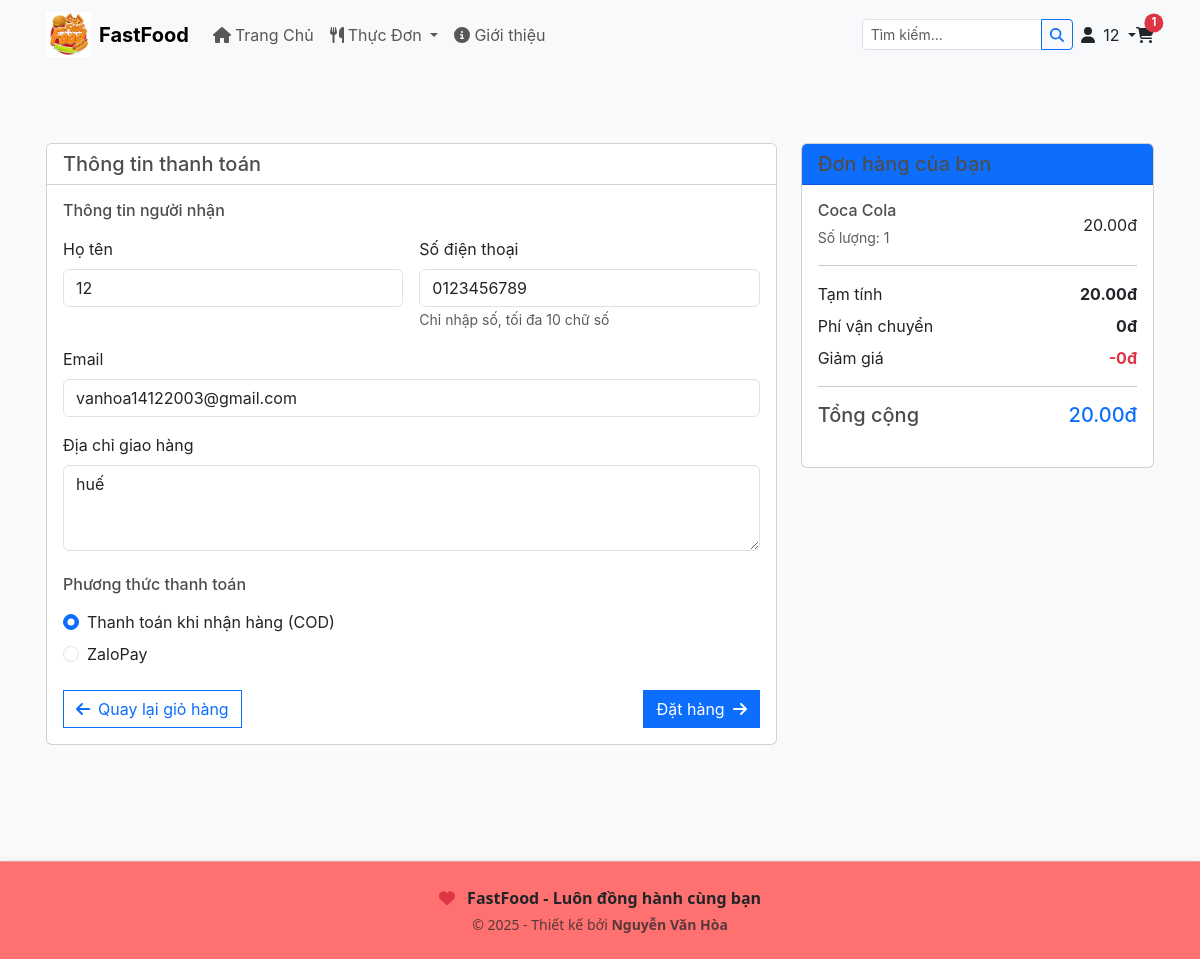
/checkout/ (signed in), run on the app's committed database.
### hoadeptrai/models.py (models this page shows, shortened)
class Customer(AbstractUser):
    phone_number = models.CharField(max_length=20, blank=True)
    address = models.CharField(max_length=255, blank=True)
    ROLES = (
        ('customer', 'Customer'),
        ('seller', 'Seller'),
        ('admin', 'Admin')
    )
    role = models.CharField(max_length=10, choices=ROLES)
    loyalty_points = models.IntegerField(default=0)
    groups = models.ManyToManyField(Group, related_name="custom_customer_groups", blank=True)
    user_permissions = models.ManyToManyField(Permission, related_name="custom_customer_permissions", blank=True)

class Order(models.Model):
    customer = models.ForeignKey(Customer, on_delete=models.CASCADE)
    order_date = models.DateTimeField(auto_now_add=True)
    status = models.CharField(max_length=20, choices=[
        ('pending', 'Pending'),
        ('processing', 'Processing'),
        ('paid', 'Paid'),
        ('shipped', 'Shipped'),
        ('delivered', 'Delivered'),
        ('cancelled', 'Cancelled')
    ], default='pending')
    payment_method = models.CharField(max_length=20, choices=[
        ('cod', 'Cash on Delivery'),
        ('zalopay', 'ZaloPay')
    ], null=True, blank=True)
    payment_status = models.CharField(max_length=20, choices=[
        ('pending', 'Pending'),
        ('completed', 'Completed'),
        ('failed', 'Failed')
    ], default='pending')
    shipping_address = models.TextField()
    total_amount = models.DecimalField(max_digits=10, decimal_places=2)
    zalopay_trans_id = models.CharField(max_length=100, null=True, blank=True)
    promotion = models.ForeignKey('Promotion', on_delete=models.SET_NULL, null=True, blank=True)
    complete = models.BooleanField(default=False)  # Add this field
    @property
    def get_cart_total(self):
        return sum(item.get_total for item in self.orderitem_set.all())
    @property
    def get_cart_items(self):
        return sum(item.quantity for item in self.orderitem_set.all())

class OrderItem(models.Model):
    order = models.ForeignKey(Order, on_delete=models.CASCADE)
    product = models.ForeignKey(Product, on_delete=models.CASCADE)
    quantity = models.PositiveIntegerField()
    price = models.DecimalField(max_digits=10, decimal_places=2)
    @property
    def get_total(self):
        return self.quantity * self.price

class Product(models.Model):
    seller = models.ForeignKey(Customer, on_delete=models.CASCADE)
    category = models.ForeignKey(Category, on_delete=models.CASCADE)
    product_name = models.CharField(max_length=255)
    description = models.TextField(blank=True, null=True)
    price = models.DecimalField(max_digits=10, decimal_places=2)
    image_url = models.URLField(max_length=1000, blank=True, null=True)  # Thay đổi từ ImageField sang URLField
    status = models.BooleanField(default=True)  # True: Còn hàng, False: Hết hàng

### hoadeptrai/views.py (the view, shortened to what this page needs)
# urls.py: path('checkout/', views.checkout, name='checkout'),
def checkout(request):
    if not request.user.is_authenticated:
        return redirect('login')
    customer = Customer.objects.get(id=request.user.id)
    order = Order.objects.filter(customer=customer, status='pending').first()
    context = {
        'order': order,
        'items': order.orderitem_set.all() if order else [],
        'shipping_address': customer.address,
        'user': customer,
    }
    return render(request, 'app/checkout.html', context)

### hoadeptrai/templates/app/checkout.html (shortened to what this page needs)
{% extends 'app/base.html' %}
{% load static %}
{% block main_content %}
<div class="container my-5" style="margin-bottom: 100px !important;">
    <div class="row">
        <div class="col-lg-4 order-lg-2 mb-4">
            <div class="card">
                <div class="card-header bg-primary text-white">
                    <h5 class="mb-0">Đơn hàng của bạn</h5>
                </div>
                <div class="card-body">
                    {% for item in items %}
                    <div class="d-flex justify-content-between align-items-center mb-3">
                        <div>
                            <h6 class="mb-1">{{ item.product.product_name }}</h6>
                            <small class="text-muted">Số lượng: {{ item.quantity }}</small>
                        </div>
                        <span>{{ item.get_total }}đ</span>
                    </div>
                    {% endfor %}
                    <hr>
                    <div class="d-flex justify-content-between mb-2">
                        <span>Tạm tính</span>
                        <strong>{{ order.get_cart_total }}đ</strong>
                    </div>
                    <div class="d-flex justify-content-between mb-2">
                        <span>Phí vận chuyển</span>
                        <strong>0đ</strong>
                    </div>
                    <div class="d-flex justify-content-between mb-2">
                        <span>Giảm giá</span>
                        <strong class="text-danger">-0đ</strong>
                    </div>
                    <hr>
                    <div class="d-flex justify-content-between mb-2">
                        <h5>Tổng cộng</h5>
                        <h5 class="text-primary">{{ order.get_cart_total }}đ</h5>
                    </div>
                </div>
            </div>
        </div>
        <div class="col-lg-8 order-lg-1">
            <div class="card">
                <div class="card-header bg-white">
                    <h5 class="mb-0">Thông tin thanh toán</h5>
                </div>
                <div class="card-body">
                    <form method="POST" id="checkoutForm">
                        <h6 class="mb-3">Thông tin người nhận</h6>
                        <div class="row g-3 mb-4">
                            <div class="col-md-6">
                                <label class="form-label">Họ tên</label>
                                <input type="text" class="form-control" value="{{ user.username }}" readonly>
                            </div>
                            <div class="col-md-6">
                                <label class="form-label">Số điện thoại</label>
                                <input type="tel"
                                       class="form-control"
                                       name="phone_number"
                                       value="{{ user.phone_number }}"
                                       pattern="[0-9]{10}"
                                       title="Vui lòng nhập 10 chữ số"
                                       maxlength="10"
                                       oninput="this.value = this.value.replace(/[^0-9]/g, '')"
                                       required>
                                <small class="text-muted">Chỉ nhập số, tối đa 10 chữ số</small>
                            </div>
                            <div class="col-12">
                                <label class="form-label">Email</label>
                                <input type="email" class="form-control" value="{{ user.email }}" readonly>
                            </div>
                            <div class="col-12">
                                <label class="form-label">Địa chỉ giao hàng</label>
                                <textarea class="form-control" name="shipping_address" rows="3" required>{{ shipping_address }}</textarea>
                            </div>
                        </div>
                        <h6 class="mb-3">Phương thức thanh toán</h6>
                        <div class="mb-4 payment-methods">
                            <div class="form-check mb-2">
                                <input class="form-check-input" type="radio" name="payment_method" value="cod" id="codPayment" checked>
                                <label class="form-check-label" for="codPayment">
                                    Thanh toán khi nhận hàng (COD)
                                </label>
                            </div>
                            <div class="form-check mb-2">
                                <input class="form-check-input" type="radio" name="payment_method" value="zalopay" id="zaloPayment">
                                <label class="form-check-label" for="zaloPayment">
                                    ZaloPay
                                </label>
                            </div>
                        </div>
                        <div class="d-flex justify-content-between">
                            <a href="{% url 'cart' %}" class="btn btn-outline-primary">
                                <i class="fas fa-arrow-left me-2"></i>Quay lại giỏ hàng
                            </a>
                            <button type="submit" class="btn btn-primary" id="placeOrderBtn">
                                Đặt hàng<i class="fas fa-arrow-right ms-2"></i>
                            </button>
                        </div>
                    </form>
                </div>
            </div>
        </div>
    </div>
</div>
{% endblock main_content %}

### hoadeptrai/templates/app/base.html (shortened to what this page needs)
{%load static%}
<!DOCTYPE html>
<html>
    <head>
        <link href="https://cdn.jsdelivr.net/npm/bootstrap@5.3.3/dist/css/bootstrap.min.css" rel="stylesheet">
        <link rel="stylesheet" href="{% static 'app/css/style.css' %}">
        <link rel="stylesheet" href="{% static 'app/css/main.css' %}">
        <link rel="stylesheet" href="{% static 'app/css/owl.carousel.min.css' %}">
        <link rel="stylesheet" href="https://cdnjs.cloudflare.com/ajax/libs/font-awesome/5.15.4/css/all.min.css">
    </head>
    <body>
        <nav class="navbar navbar-expand-lg bg-body-tertiary sticky-top py-1">
            <div class="container">
              <a class="navbar-brand d-flex align-items-center" href="{% url 'home' %}">
                <img src="{% static 'app/images/logopbl.jpg' %}" alt="logo" width="45" height="45" class="me-2">
                <span class="fw-bold">FastFood</span>
              </a>
              <div class="collapse navbar-collapse" id="navbarContent">
                <ul class="navbar-nav me-auto">
                  <li class="nav-item">
                    <a class="nav-link" href="{% url 'home' %}">
                      <i class="fas fa-home me-1"></i>Trang Chủ
                    </a>
                  </li>
                  <li class="nav-item dropdown">
                    <a class="nav-link dropdown-toggle" href="#" data-bs-toggle="dropdown">
                      <i class="fas fa-utensils me-1"></i>Thực Đơn
                    </a>
                  </li>
                  <li class="nav-item">
                    <a class="nav-link" href="#about">
                      <i class="fas fa-info-circle me-1"></i>Giới thiệu
                    </a>
                  </li>
                </ul>
                <form class="d-flex me-2" action="{% url 'search_products' %}" method="GET">
                  <div class="input-group input-group-sm">
                    <input class="form-control" type="search" name="q" placeholder="Tìm kiếm..." style="width: 180px">
                    <button class="btn btn-outline-primary btn-sm" type="submit">
                      <i class="fas fa-search"></i>
                    </button>
                  </div>
                </form>
                {% if user.is_authenticated %}
                <div class="nav-item dropdown">
                  <a class="nav-link dropdown-toggle" href="#" data-bs-toggle="dropdown">
                    <i class="fas fa-user me-1"></i>
                    <span class="d-none d-sm-inline">{{ user.username }}</span>
                  </a>
                </div>
                {% endif %}
                <a class="nav-link position-relative" href="{% url 'cart' %}">
                  <i class="fas fa-shopping-cart"></i>
                  {% if user.is_authenticated and user.order_set.first.get_cart_items > 0 %}
                  <span class="position-absolute top-0 start-100 translate-middle badge rounded-pill bg-danger" style="font-size: 0.6em">
                    {{ user.order_set.first.get_cart_items }}
                  </span>
                  {% endif %}
                </a>
              </div>
            </div>
          </nav>
        {% block main_content %} {% endblock main_content %}
         <footer class="custom-footer text-center text-dark py-2 mt-auto">
      <div class="container">
          <div class="d-flex flex-column align-items-center justify-content-center">
              <p class="mb-1">
                  <i class="fas fa-heart text-danger me-2"></i>
                  <strong>FastFood - Luôn đồng hành cùng bạn</strong>
              </p>
              <p class="mb-0 small text-muted">
                  © 2025 - Thiết kế bởi <strong>Nguyễn Văn Hòa</strong>
              </p>
          </div>
      </div>
    </footer>
    </body>
</html>

### hoadeptrai/static/app/css/style.css (style rules this page uses)
:root { --primary-color: #4f868c; --secondary-color: #6c757d; }
body { font-family: -apple-system, BlinkMacSystemFont, "Segoe UI", Roboto, "Helvetica Neue", Arial, sans-serif; line-height: 1.5; }
.container { padding: 1rem; }
h1, h2, h3, h4, h5, h6 { margin-bottom: 1rem; }
.btn { transition: all 0.3s ease; }
.card { transition: transform 0.3s ease; }

### hoadeptrai/static/app/css/main.css (style rules this page uses)
body { background-color: hsl(0, 0%, 98%); }
h1,h2,h3,h4,h5,h6 { color:hsl(0, 0%, 30%); }
.col-lg-3, .col-lg-4, .col-lg-6, .col-lg-8, .col-lg-12 { margin-top: 10px; }
.btn { border-radius: 0; }

### hoadeptrai/templates/app/base.html (style rules this page uses)
.custom-footer { background-color:rgb(255, 112, 112); border-top: 1px solid #e99; box-shadow: 0 -2px 5px rgba(0, 0, 0, 0.05); font-family: 'Segoe UI', Tahoma, Geneva, Verdana, sans-serif; transition: all 0.3s ease-in-out; }
.navbar .container { padding-top: 0.2rem; padding-bottom: 0.2rem; }
.nav-link .badge { font-size: 0.7rem !important; }
.custom-footer { padding: 0.5em 0 !important; }

### data on the page
Customer: username "12", order_set.first.get_cart_items "1", phone_number "0123456789", email "vanhoa14122003@gmail.com", shipping_address "huế"
OrderItem: product.product_name "Coca Cola", quantity "1", get_total "20.00"
Order: get_cart_total "20.00"
